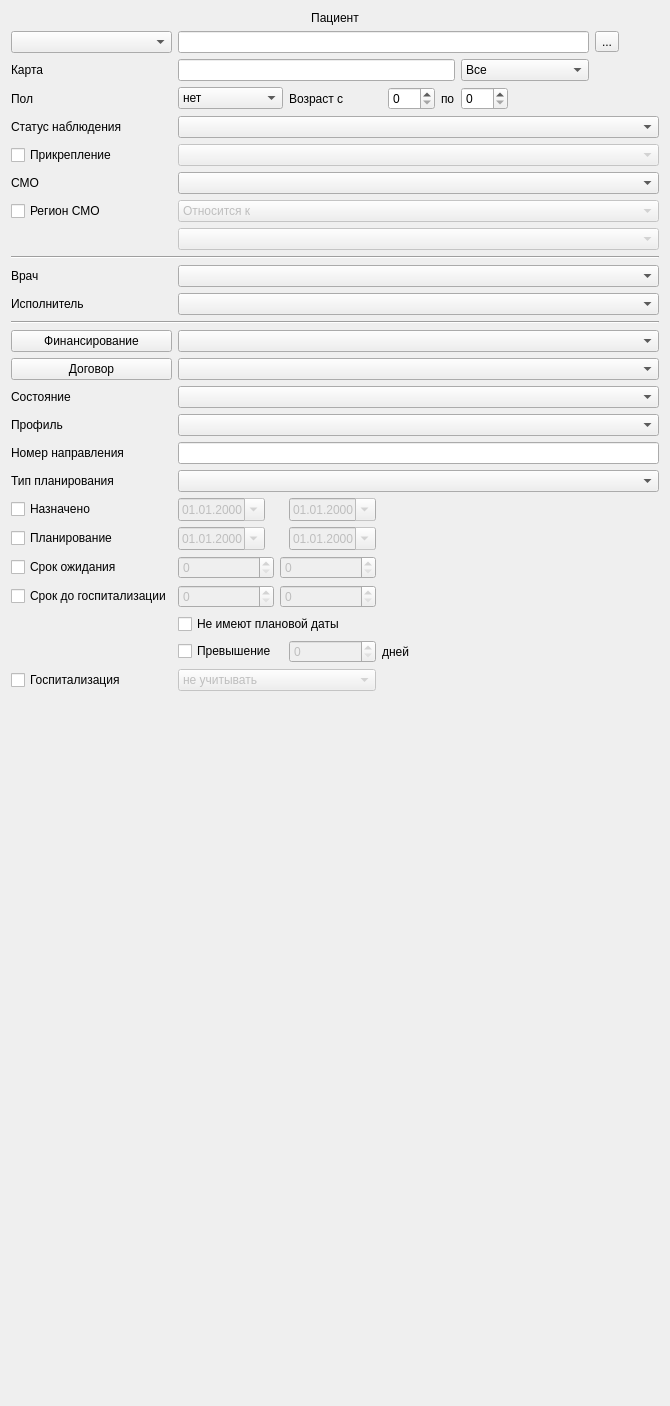
          <widget class="QWidget" name="tabFilterPlanning">
           <attribute name="title">
            <string>Направление</string>
           </attribute>
           <layout class="QGridLayout" name="gridLayout_24">
            <item row="20" column="3" colspan="2">
             <widget class="CDateEdit" name="edtPlannedBegDate">
              <property name="enabled">
               <bool>false</bool>
              </property>
              <property name="sizePolicy">
               <sizepolicy hsizetype="Maximum" vsizetype="Fixed">
                <horstretch>0</horstretch>
                <verstretch>0</verstretch>
               </sizepolicy>
              </property>
              <property name="displayFormat">
               <string>dd.MM.yyyy</string>
              </property>
              <property name="calendarPopup">
               <bool>true</bool>
              </property>
             </widget>
            </item>
            <item row="2" column="0" colspan="3">
             <widget class="QLabel" name="lblFilterEventIdPlaning">
              <property name="text">
               <string>Карта</string>
              </property>
             </widget>
            </item>
            <item row="4" column="3" colspan="11">
             <widget class="CRBComboBox" name="cmbStatusObservationPlaning"/>
            </item>
            <item row="1" column="0" colspan="3">
             <widget class="CRBComboBox" name="cmbFilterAccountingSystemPlaning"/>
            </item>
            <item row="20" column="0" colspan="3">
             <widget class="QCheckBox" name="chkPlannedDate">
              <property name="toolTip">
               <string>Период планирования</string>
              </property>
              <property name="text">
               <string>Планирование</string>
              </property>
             </widget>
            </item>
            <item row="25" column="3">
             <widget class="QCheckBox" name="chkPlanExceedingDays">
              <property name="toolTip">
               <string>Превышение срока планирования в днях</string>
              </property>
              <property name="text">
               <string>Превышение</string>
              </property>
             </widget>
            </item>
            <item row="25" column="5">
             <widget class="QSpinBox" name="edtPlanExceedingDays">
              <property name="enabled">
               <bool>false</bool>
              </property>
              <property name="toolTip">
               <string>Превышение срока планирования в днях</string>
              </property>
              <property name="maximum">
               <number>9999</number>
              </property>
             </widget>
            </item>
            <item row="19" column="6" colspan="8">
             <spacer name="horizontalSpacer_16">
              <property name="orientation">
               <enum>Qt::Horizontal</enum>
              </property>
              <property name="sizeHint" stdset="0">
               <size>
                <width>40</width>
                <height>20</height>
               </size>
              </property>
             </spacer>
            </item>
            <item row="7" column="0" colspan="3">
             <widget class="QCheckBox" name="chkFilterRegionSMOPlaning">
              <property name="text">
               <string>Регион СМО</string>
              </property>
             </widget>
            </item>
            <item row="5" column="0" colspan="3">
             <widget class="QCheckBox" name="chkAttachTypePlaning">
              <property name="text">
               <string>Прикрепление</string>
              </property>
             </widget>
            </item>
            <item row="3" column="12" colspan="2">
             <spacer name="horizontalSpacer_14">
              <property name="orientation">
               <enum>Qt::Horizontal</enum>
              </property>
              <property name="sizeHint" stdset="0">
               <size>
                <width>70</width>
                <height>20</height>
               </size>
              </property>
             </spacer>
            </item>
            <item row="7" column="3" colspan="11">
             <widget class="QComboBox" name="cmbFilterRegionTypeSMOPlaning">
              <property name="enabled">
               <bool>false</bool>
              </property>
              <item>
               <property name="text">
                <string>Относится к</string>
               </property>
              </item>
              <item>
               <property name="text">
                <string>Все, кроме</string>
               </property>
              </item>
             </widget>
            </item>
            <item row="3" column="3" colspan="2">
             <widget class="QComboBox" name="cmbSexPlaning">
              <item>
               <property name="text">
                <string>нет</string>
               </property>
              </item>
              <item>
               <property name="text">
                <string>М</string>
               </property>
              </item>
              <item>
               <property name="text">
                <string>Ж</string>
               </property>
              </item>
             </widget>
            </item>
            <item row="11" column="0" colspan="3">
             <widget class="QLabel" name="lblPersonExecPlaning">
              <property name="text">
               <string>Исполнитель</string>
              </property>
             </widget>
            </item>
            <item row="6" column="3" colspan="11">
             <widget class="CInsurerComboBox" name="cmbOrgPlaning"/>
            </item>
            <item row="14" column="3" colspan="11">
             <widget class="CARMSContractTreeFindComboBox" name="cmbContractPlaning"/>
            </item>
            <item row="8" column="3" colspan="11">
             <widget class="CKLADRComboBox" name="cmbFilterRegionSMOPlaning">
              <property name="enabled">
               <bool>false</bool>
              </property>
             </widget>
            </item>
            <item row="3" column="10" colspan="2">
             <widget class="QSpinBox" name="spbAgeToPlaning">
              <property name="sizePolicy">
               <sizepolicy hsizetype="Fixed" vsizetype="Fixed">
                <horstretch>0</horstretch>
                <verstretch>0</verstretch>
               </sizepolicy>
              </property>
              <property name="minimum">
               <number>0</number>
              </property>
              <property name="maximum">
               <number>150</number>
              </property>
             </widget>
            </item>
            <item row="11" column="3" colspan="11">
             <widget class="CPersonComboBoxEx" name="cmbPersonExecPlaning"/>
            </item>
            <item row="9" column="0" colspan="14">
             <widget class="Line" name="line_5">
              <property name="orientation">
               <enum>Qt::Horizontal</enum>
              </property>
             </widget>
            </item>
            <item row="12" column="0" colspan="14">
             <widget class="Line" name="line_4">
              <property name="orientation">
               <enum>Qt::Horizontal</enum>
              </property>
             </widget>
            </item>
            <item row="18" column="0" colspan="3">
             <widget class="QLabel" name="lblActionTypePlaning">
              <property name="text">
               <string>Тип планирования</string>
              </property>
             </widget>
            </item>
            <item row="6" column="0" colspan="3">
             <widget class="QLabel" name="lblOrgPlaning">
              <property name="text">
               <string>СМО</string>
              </property>
             </widget>
            </item>
            <item row="13" column="3" colspan="11">
             <widget class="CRBComboBox" name="cmbFinancePlaning"/>
            </item>
            <item row="3" column="9">
             <widget class="QLabel" name="lblAgeToPlaning">
              <property name="text">
               <string>по</string>
              </property>
             </widget>
            </item>
            <item row="10" column="3" colspan="11">
             <widget class="CPersonComboBoxEx" name="cmbPersonPlaning">
              <property name="sizePolicy">
               <sizepolicy hsizetype="Preferred" vsizetype="Preferred">
                <horstretch>0</horstretch>
                <verstretch>0</verstretch>
               </sizepolicy>
              </property>
             </widget>
            </item>
            <item row="14" column="0" colspan="3">
             <widget class="QPushButton" name="btnContractPlaning">
              <property name="text">
               <string>Договор</string>
              </property>
             </widget>
            </item>
            <item row="2" column="13">
             <spacer name="horizontalSpacer_15">
              <property name="orientation">
               <enum>Qt::Horizontal</enum>
              </property>
              <property name="sizeHint" stdset="0">
               <size>
                <width>27</width>
                <height>20</height>
               </size>
              </property>
             </spacer>
            </item>
            <item row="22" column="6" colspan="8">
             <spacer name="horizontalSpacer_12">
              <property name="orientation">
               <enum>Qt::Horizontal</enum>
              </property>
              <property name="sizeHint" stdset="0">
               <size>
                <width>40</width>
                <height>20</height>
               </size>
              </property>
             </spacer>
            </item>
            <item row="20" column="5">
             <widget class="CDateEdit" name="edtPlannedEndDate">
              <property name="enabled">
               <bool>false</bool>
              </property>
              <property name="sizePolicy">
               <sizepolicy hsizetype="Maximum" vsizetype="Fixed">
                <horstretch>0</horstretch>
                <verstretch>0</verstretch>
               </sizepolicy>
              </property>
              <property name="displayFormat">
               <string>dd.MM.yyyy</string>
              </property>
              <property name="calendarPopup">
               <bool>true</bool>
              </property>
             </widget>
            </item>
            <item row="3" column="0" colspan="3">
             <widget class="QLabel" name="lblSexPresencePlaning">
              <property name="text">
               <string>Пол</string>
              </property>
             </widget>
            </item>
            <item row="3" column="7" colspan="2">
             <widget class="QSpinBox" name="spbAgeForPlaning">
              <property name="maximum">
               <number>150</number>
              </property>
             </widget>
            </item>
            <item row="3" column="5" colspan="2">
             <widget class="QLabel" name="lblAgePresencePlaning">
              <property name="text">
               <string>Возраст с</string>
              </property>
             </widget>
            </item>
            <item row="4" column="0" colspan="3">
             <widget class="QLabel" name="lblStatusObservationPlaning">
              <property name="text">
               <string>Статус наблюдения</string>
              </property>
             </widget>
            </item>
            <item row="5" column="3" colspan="11">
             <widget class="CRBComboBox" name="cmbAttachTypePlaning">
              <property name="enabled">
               <bool>false</bool>
              </property>
             </widget>
            </item>
            <item row="16" column="0" colspan="3">
             <widget class="QLabel" name="lblProfileDirections">
              <property name="text">
               <string>Профиль</string>
              </property>
             </widget>
            </item>
            <item row="13" column="0" colspan="3">
             <widget class="QPushButton" name="btnFinancePlaning">
              <property name="text">
               <string>Финансирование</string>
              </property>
              <property name="checked">
               <bool>false</bool>
              </property>
             </widget>
            </item>
            <item row="2" column="3" colspan="7">
             <widget class="QLineEdit" name="edtFilterEventIdPlaning"/>
            </item>
            <item row="16" column="3" colspan="11">
             <widget class="CRBComboBox" name="cmbProfileDirections"/>
            </item>
            <item row="17" column="3" colspan="11">
             <widget class="QLineEdit" name="edtEventSrcNumber"/>
            </item>
            <item row="17" column="0" colspan="3">
             <widget class="QLabel" name="lblEventSrcNumber">
              <property name="text">
               <string>Номер направления</string>
              </property>
             </widget>
            </item>
            <item row="1" column="13">
             <widget class="QToolButton" name="btnFindClientInfoPlaning">
              <property name="text">
               <string>...</string>
              </property>
             </widget>
            </item>
            <item row="22" column="3" colspan="3">
             <layout class="QHBoxLayout" name="horizontalLayout_8">
              <item>
               <widget class="QSpinBox" name="edtPlanWaitingBegDate">
                <property name="enabled">
                 <bool>false</bool>
                </property>
                <property name="toolTip">
                 <string>Срок ожидания госпитализации в днях</string>
                </property>
                <property name="maximum">
                 <number>9999</number>
                </property>
               </widget>
              </item>
              <item>
               <widget class="QSpinBox" name="edtPlanWaitingEndDate">
                <property name="enabled">
                 <bool>false</bool>
                </property>
                <property name="toolTip">
                 <string>Срок ожидания госпитализации в днях</string>
                </property>
                <property name="maximum">
                 <number>9999</number>
                </property>
               </widget>
              </item>
             </layout>
            </item>
            <item row="22" column="0" colspan="3">
             <widget class="QCheckBox" name="chkPlanWaitingPeriod">
              <property name="toolTip">
               <string>Срок ожидания госпитализации в днях</string>
              </property>
              <property name="text">
               <string>Срок ожидания</string>
              </property>
             </widget>
            </item>
            <item row="23" column="6" colspan="8">
             <spacer name="horizontalSpacer_13">
              <property name="orientation">
               <enum>Qt::Horizontal</enum>
              </property>
              <property name="sizeHint" stdset="0">
               <size>
                <width>40</width>
                <height>20</height>
               </size>
              </property>
             </spacer>
            </item>
            <item row="23" column="0" colspan="3">
             <widget class="QCheckBox" name="chkPlanPeriodBeforeOnset">
              <property name="toolTip">
               <string>Срок до наступления плановой даты в днях</string>
              </property>
              <property name="text">
               <string>Срок до госпитализации</string>
              </property>
             </widget>
            </item>
            <item row="23" column="3" colspan="3">
             <layout class="QHBoxLayout" name="horizontalLayout_9">
              <item>
               <widget class="QSpinBox" name="edtPlanBeforeOnsetBegDate">
                <property name="enabled">
                 <bool>false</bool>
                </property>
                <property name="toolTip">
                 <string>Срок до наступления плановой даты в днях</string>
                </property>
                <property name="maximum">
                 <number>9999</number>
                </property>
               </widget>
              </item>
              <item>
               <widget class="QSpinBox" name="edtPlanBeforeOnsetEndDate">
                <property name="enabled">
                 <bool>false</bool>
                </property>
                <property name="toolTip">
                 <string>Срок до наступления плановой даты в днях</string>
                </property>
                <property name="maximum">
                 <number>9999</number>
                </property>
               </widget>
              </item>
             </layout>
            </item>
            <item row="19" column="3" colspan="2">
             <widget class="CDateEdit" name="edtPlanActionBegDate">
              <property name="enabled">
               <bool>false</bool>
              </property>
              <property name="sizePolicy">
               <sizepolicy hsizetype="Maximum" vsizetype="Fixed">
                <horstretch>0</horstretch>
                <verstretch>0</verstretch>
               </sizepolicy>
              </property>
              <property name="displayFormat">
               <string>dd.MM.yyyy</string>
              </property>
              <property name="calendarPopup">
               <bool>true</bool>
              </property>
             </widget>
            </item>
            <item row="24" column="3" colspan="11">
             <widget class="QCheckBox" name="chkNoPlannedEndDate">
              <property name="text">
               <string>Не имеют плановой даты</string>
              </property>
             </widget>
            </item>
            <item row="27" column="1" colspan="3">
             <spacer name="verticalSpacer_5">
              <property name="orientation">
               <enum>Qt::Vertical</enum>
              </property>
              <property name="sizeHint" stdset="0">
               <size>
                <width>20</width>
                <height>704</height>
               </size>
              </property>
             </spacer>
            </item>
            <item row="1" column="3" colspan="10">
             <widget class="QLineEdit" name="edtFilterClientIdPlaning"/>
            </item>
            <item row="10" column="0" colspan="3">
             <widget class="QLabel" name="lblPersonPlaning">
              <property name="text">
               <string>Врач</string>
              </property>
             </widget>
            </item>
            <item row="15" column="0" colspan="3">
             <widget class="QLabel" name="lblActionStatus">
              <property name="text">
               <string>Состояние</string>
              </property>
             </widget>
            </item>
            <item row="15" column="3" colspan="11">
             <widget class="CActionStatusMultivalueComboBox" name="cmbActionStatus"/>
            </item>
            <item row="0" column="0" colspan="14">
             <widget class="QLabel" name="lblClientPlaning">
              <property name="text">
               <string>Пациент</string>
              </property>
              <property name="alignment">
               <set>Qt::AlignCenter</set>
              </property>
             </widget>
            </item>
            <item row="18" column="3" colspan="11">
             <widget class="CActionTypeComboBoxEx" name="cmbActionTypePlaning"/>
            </item>
            <item row="19" column="5">
             <widget class="CDateEdit" name="edtPlanActionEndDate">
              <property name="enabled">
               <bool>false</bool>
              </property>
              <property name="sizePolicy">
               <sizepolicy hsizetype="Maximum" vsizetype="Fixed">
                <horstretch>0</horstretch>
                <verstretch>0</verstretch>
               </sizepolicy>
              </property>
              <property name="displayFormat">
               <string>dd.MM.yyyy</string>
              </property>
              <property name="calendarPopup">
               <bool>true</bool>
              </property>
             </widget>
            </item>
            <item row="19" column="0" colspan="3">
             <widget class="QCheckBox" name="chkPlanActionBegDate">
              <property name="toolTip">
               <string>Период постановки в очередь</string>
              </property>
              <property name="text">
               <string>Назначено</string>
              </property>
             </widget>
            </item>
            <item row="2" column="10" colspan="3">
             <widget class="QComboBox" name="cmbEventClosedTypePlaning">
              <item>
               <property name="text">
                <string>Все</string>
               </property>
              </item>
              <item>
               <property name="text">
                <string>Только закрытые</string>
               </property>
              </item>
              <item>
               <property name="text">
                <string>Только открытые</string>
               </property>
              </item>
             </widget>
            </item>
            <item row="25" column="6" colspan="2">
             <widget class="QLabel" name="lblPlanExceedingDays">
              <property name="text">
               <string>дней</string>
              </property>
             </widget>
            </item>
            <item row="25" column="8" colspan="6">
             <spacer name="horizontalSpacer_17">
              <property name="orientation">
               <enum>Qt::Horizontal</enum>
              </property>
              <property name="sizeHint" stdset="0">
               <size>
                <width>40</width>
                <height>20</height>
               </size>
              </property>
             </spacer>
            </item>
            <item row="26" column="7" colspan="7">
             <spacer name="horizontalSpacer_18">
              <property name="orientation">
               <enum>Qt::Horizontal</enum>
              </property>
              <property name="sizeHint" stdset="0">
               <size>
                <width>40</width>
                <height>20</height>
               </size>
              </property>
             </spacer>
            </item>
            <item row="26" column="0" colspan="3">
             <widget class="QCheckBox" name="chkHospitalization">
              <property name="text">
               <string>Госпитализация</string>
              </property>
             </widget>
            </item>
            <item row="26" column="3" colspan="3">
             <widget class="QComboBox" name="cmbHospitalization">
              <property name="enabled">
               <bool>false</bool>
              </property>
              <item>
               <property name="text">
                <string>не учитывать</string>
               </property>
              </item>
              <item>
               <property name="text">
                <string>состоялась</string>
               </property>
              </item>
              <item>
               <property name="text">
                <string>не состоялась</string>
               </property>
              </item>
             </widget>
            </item>
           </layout>
          </widget>
